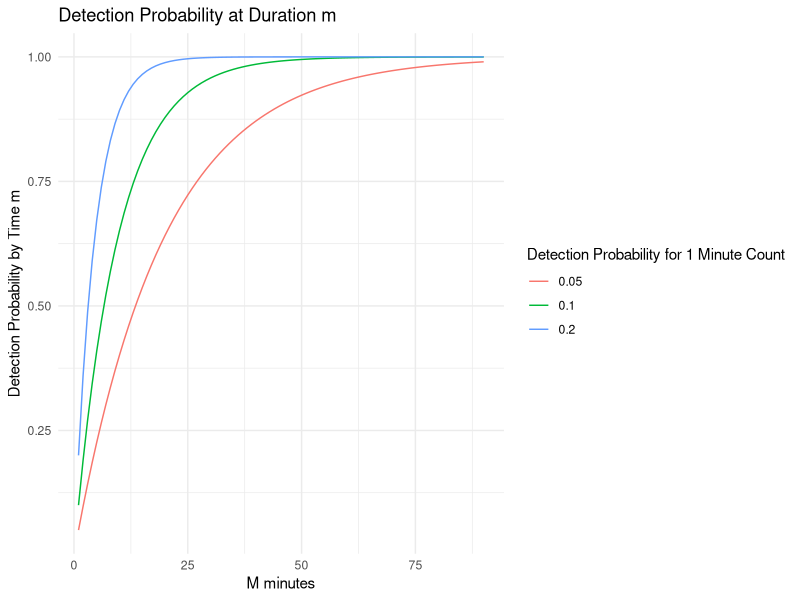
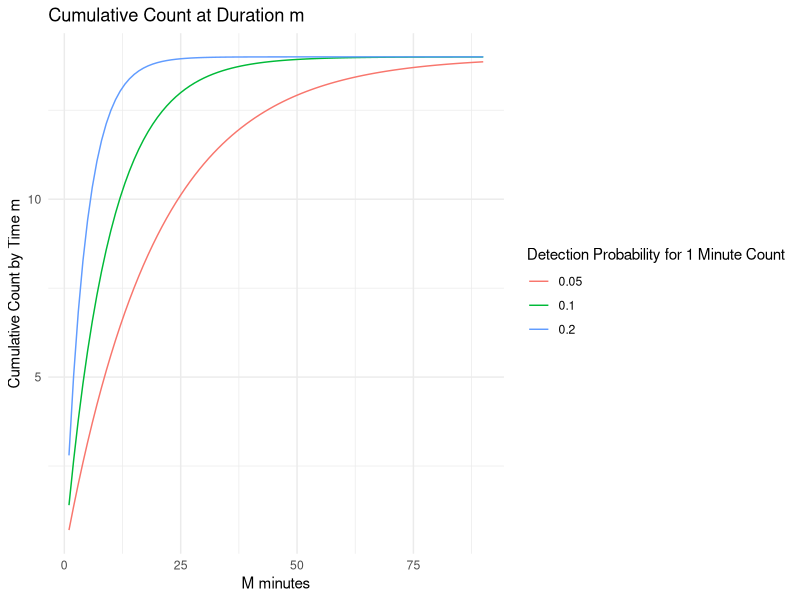
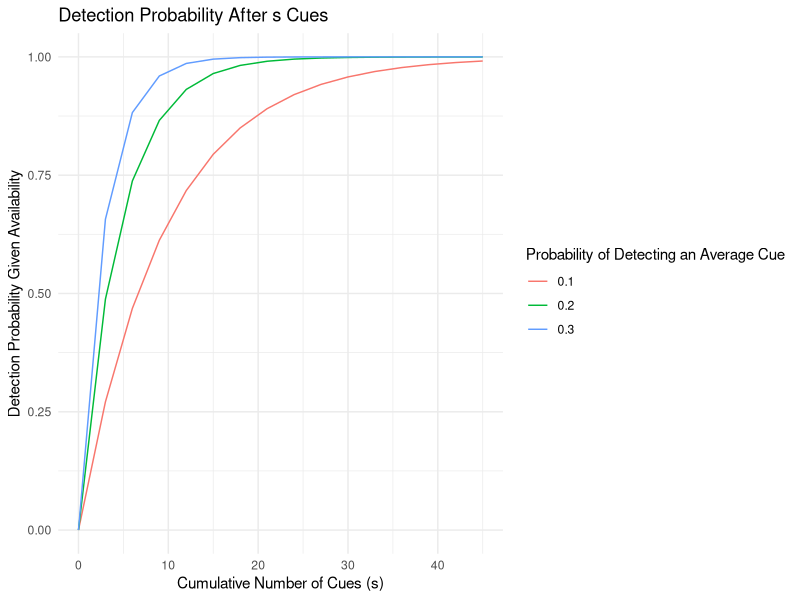
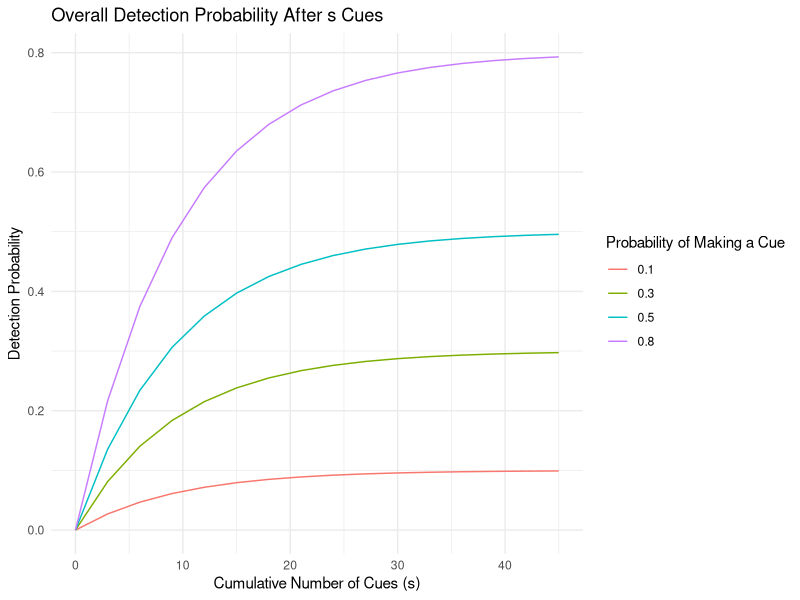
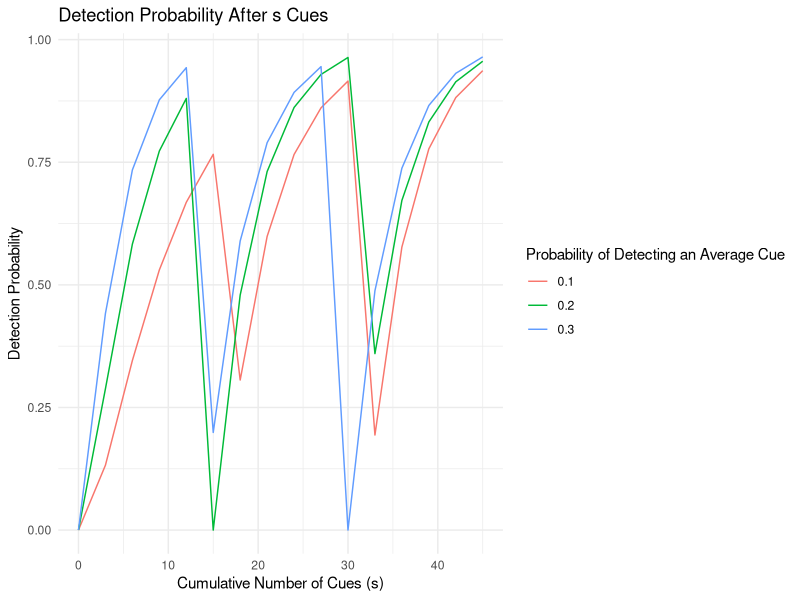
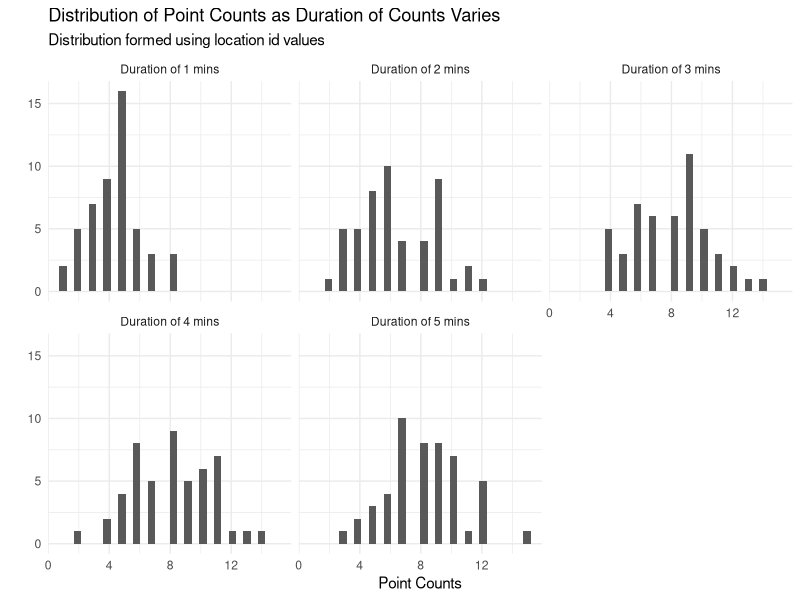

These figures' R source, in order:
## ---- chunk 1
knitr::opts_chunk$set(echo = TRUE)
## ---- chunk 2
library(tidyverse)
## ---- chunk 3
set.seed(1)
n_locations = 50
lambda = 15 # get this number from some data?
locationID = 1:n_locations
N_i = rpois(n_locations,lambda)

dfBase = as.data.frame(cbind(locationID, N_i))
head(dfBase)
## ---- chunk 4
PredictProbability = function(m, p1m){
  # the way I think about this function is (for the time example): 
  # p1m is the probability of detecting an individual within a 1 min interval 
  # 1-p1m is the probability of not detecting an individual within a 1 min interval
  # (1-p1m)^m is the probability of not detecting an individual at all within m minutes
  # 1-((1-p1m)^m) is the probability of detecting an individual at least once within 
  # m minutes
  p_m = 1-((1-p1m)**m)
  return(p_m)
}
## ---- chunk 5
# let m vary from 1 min to 90 mins
maxMinute = 90
m = 1:maxMinute
# let p_1m vary from a low detection probability to a higher one with 1 min intervals
p_1m = c(0.05,0.1,0.2)
p_1m_col = rep(p_1m, maxMinute)

# make the dataframe of probabilities
dfProbabilityTime = tibble(m=m)
dfProbabilityTime = dfProbabilityTime %>%
  slice(rep(1:n(), each = length(p_1m)))
dfProbabilityTime = dfProbabilityTime%>%
  mutate(p_1m = p_1m_col, 
         p_m = PredictProbability(m,p_1m))

# show results
head(dfProbabilityTime)
ggplot(dfProbabilityTime)+ 
  geom_line(aes(x=m, y = p_m, color = as.factor(p_1m)))+ 
  theme_minimal()+ 
  labs(title = "Detection Probability at Duration m", 
       x = "M minutes", 
       y = "Detection Probability by Time m", 
       color = "Detection Probability for 1 Minute Count")
  
## ---- chunk 6
N1=14
dfProbabilityTime = dfProbabilityTime%>%
  mutate(C = N1*p_m)
ggplot(dfProbabilityTime)+ 
  geom_line(aes(x=m, y = C, color = as.factor(p_1m)))+ 
  theme_minimal()+ 
  labs(title = "Cumulative Count at Duration m", 
       x = "M minutes", 
       y = "Cumulative Count by Time m", 
       color = "Detection Probability for 1 Minute Count")
## ---- chunk 7
# let s vary based on time (and a known cues/min rate)
maxMinute = 15
m = 0:maxMinute
cuesPerMin = 3 
s = m*cuesPerMin # should this be a more complicated relationship?
# let p_1d vary from a low detection  to a higher one
p_1d = c(0.1,0.2,0.3)
p_1d_col = rep(p_1d, length(s))

# make df
dfProbabilityCue = tibble(s=s)
dfProbabilityCue = dfProbabilityCue %>%
  slice(rep(1:n(), each = length(p_1d)))

dfProbabilityCue = dfProbabilityCue%>%
  mutate(p_1d = p_1d_col, 
         p_ds = PredictProbability(s,p_1d))

# show results
head(dfProbabilityCue)
ggplot(dfProbabilityCue)+ 
  geom_line(aes(x=s, y = p_ds, color = as.factor(p_1d)))+ 
  theme_minimal()+ 
  labs(title = "Detection Probability After s Cues", 
       x = "Cumulative Number of Cues (s)", 
       y = "Detection Probability Given Availability", 
       color = "Probability of Detecting an Average Cue")
## ---- chunk 8
# case 1: p_1d is constant, and p_s varies from high to low 

maxMinute = 15
m = 0:maxMinute
cuesPerMin = 3 
s = m*cuesPerMin # should this be a more complicated relationship?
p_1d = c(0.1)
p_s = c(0.1,0.3,0.5,0.8)
p_1d_col = rep(p_1d, length(s))
p_s_col = rep(p_s, length(s))

# make df
dfProbabilityCue = tibble(s=s)
dfProbabilityCue$p_1d = p_1d
dfProbabilityCue = dfProbabilityCue %>%
  slice(rep(1:n(), each = length(p_s)))

dfProbabilityCue = dfProbabilityCue%>%
  mutate(p_s = p_s_col, 
         p = PredictProbability(s,p_1d)*p_s)

# show results
head(dfProbabilityCue)
ggplot(dfProbabilityCue)+ 
  geom_line(aes(x=s, y = p, color = as.factor(p_s)))+ 
  theme_minimal()+ 
  labs(title = "Overall Detection Probability After s Cues", 
       x = "Cumulative Number of Cues (s)", 
       y = "Detection Probability", 
       color = "Probability of Making a Cue")
## ---- chunk 9
# let s vary based on time (and a known cues/min rate)
maxMinute = 15
m = 0:maxMinute
cuesPerMin = 3 
s = m*cuesPerMin # should this be a more complicated relationship?
# let p_1d vary from a low detection  to a higher one
p_1d = c(0.1,0.2,0.3)
p_s = c(0.2)
p_1d_col = rep(p_1d, length(s))
#p_s_col = rep(p_s, length(s))

# make df
dfProbabilityCue = tibble(s=s)
dfProbabilityCue = dfProbabilityCue %>%
  slice(rep(1:n(), each = length(p_1d)))

dfProbabilityCue = dfProbabilityCue%>%
  mutate(p_1d = p_1d_col,
         p = PredictProbability(s,p_1d)*PredictProbability(m,p_s))

# show results
head(dfProbabilityCue)
ggplot(dfProbabilityCue)+ 
  geom_line(aes(x=s, y = p, color = as.factor(p_1d)))+ 
  theme_minimal()+ 
  labs(title = "Detection Probability After s Cues", 
       x = "Cumulative Number of Cues (s)", 
       y = "Detection Probability", 
       color = "Probability of Detecting an Average Cue")
## ---- chunk 10
# ask: ideally p_1d and p_s should vary across the different locationID's 
# based on if they are easy, medium, or hard areas to survey
# for now my assumptions are that all locations are a medium difficulty area 
# to survey
p_1d = 0.2
p_s = 0.6
maxMinute = 5 # picked a small duration for visualization purposes
m = 0:maxMinute
cuesPerMin = 3 
s = rep(m*cuesPerMin, nrow(dfBase))
## ---- chunk 11
# produce the detection probabilities after duration m 
dfBaseProb = dfBase%>%
  slice(rep(1:n(), each = length(m)))%>%
  mutate(`Duration of Count`=rep(m, nrow(dfBase)),
         Cues = s,
         p = PredictProbability(Cues,p_1d)*p_s)

## ---- chunk 12
set.seed(1)
dfBaseProb$C = rbinom(nrow(dfBaseProb), dfBaseProb$N_i, dfBaseProb$p)
dfBaseProb$`Duration of Count` = paste("Duration of",dfBaseProb$`Duration of Count`,"mins")
head(dfBaseProb)
## ---- chunk 13
# look at distributions based on duration 
dfBaseProb%>%
  filter(`Duration of Count`!="Duration of 0 mins")%>%
ggplot()+ 
  geom_histogram(aes(x=C))+ 
  facet_wrap(~as.factor(`Duration of Count`))+ 
  theme_minimal()+ 
  labs(title = "Distribution of Point Counts as Duration of Counts Varies", 
       subtitle = "Distribution formed using location id values",
       x = "Point Counts",
       y="")
